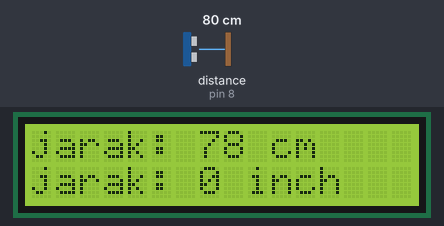
This sketch was run on a simulated Arduino Uno, built with avr-gcc and run on an emulated ATmega328P. On the bench: 16×2 character LCD. Wiring (inferred from the names in the program): ultrasonic range finder: trigger pin 9; echo pin 8. The inputs (shaded band) are chosen by the test bench; at power-on: distance to the obstacle (sensor on pin 8) 80 cm. The echo pulse lasts 58.3 µs per cm.

Above: at 1.2 s.
1.3 s: distance to the obstacle (sensor on pin 8) set to 2 cm
At 2.2 s:
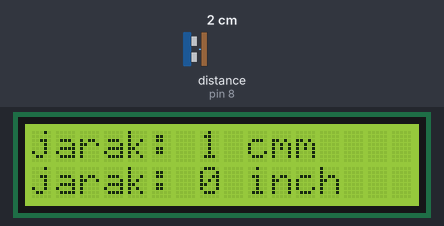
3.2 s: distance to the obstacle (sensor on pin 8) set to 4 cm
At 3.6 s:
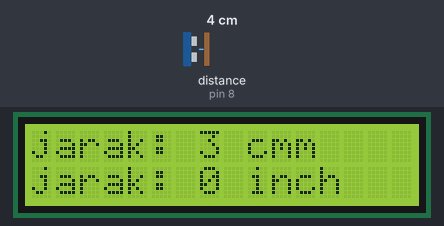
4.7 s: distance to the obstacle (sensor on pin 8) set to 9 cm
At 6.2 s:
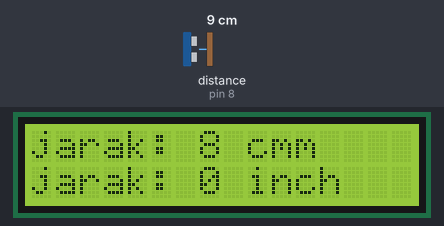
Timing chart, 0 to 7.7 s (numbered marks = the images above; inputs shaded):
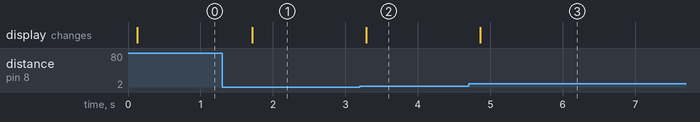

Measured:
- after the input at 1.3 s, the display: changes after 0.41 s (image 1)
- after the input at 3.2 s, the display: changes after 0.08 s (image 2)
- after the input at 4.7 s, the display: changes after 0.16 s (image 3)

The sketch:

mengukur_jarak_dengan_sensor_ultrasonik.ino
```cpp
#include <Wire.h>
#include <LiquidCrystal_I2C.h>

const int pinTrigger = 9;
const int pinEcho = 8;

long duration;
int distanceCm,distanceInch;

LiquidCrystal_I2C lcd (0x27, 16 ,2);

void setup() {
  // put your setup code here, to run once:
lcd.begin();
lcd.backlight();
lcd.setCursor(0,0);
lcd.print("mengukur jarak");
lcd.setCursor(0,1);
lcd.print("Dengan Ultrasonic");
lcd.clear();
pinMode(pinTrigger,OUTPUT);
pinMode(pinEcho,INPUT);
}

void loop() {
  // put your main code here, to run repeatedly:
digitalWrite(pinTrigger,LOW);
delayMicroseconds(2);

digitalWrite(pinTrigger,HIGH);
delayMicroseconds(10);
digitalWrite(pinTrigger,LOW);

duration = pulseIn(pinEcho,HIGH);
distanceCm   = duration * 0.034 / 2; // jarak dam cm
distanceInch = duration * 0,0133 / 2; // jarak dalam inch
//menampilkan jarak dalam cm

lcd.setCursor(0,0);
lcd.print("jarak: ");
lcd.print(String(distanceCm));
lcd.print(" cm");

lcd.setCursor(0,1);
lcd.print("jarak: ");
lcd.print(String(distanceInch));
lcd.print(" inch");
delay(500);
}
```
